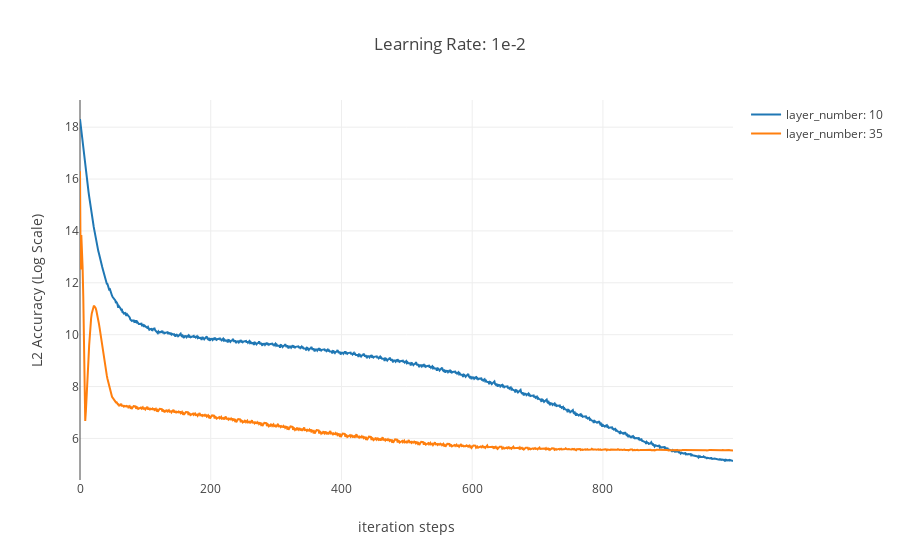

Notebook code cell kept with this figure:
### Markdown cell above
However, the pathes of convergence are different if the number of layers is an option. For example, we compare the convergence when the numbers of layers are 10 and 35. It shows the orange line approaches to asymptotic result faster but it tends to obtain the larger loss. Otherwise, the blue line convergents monotonically, and approaches to the less loss. It show it is necessary to search the various parameters when trying to optmize the loss for the different depth of networks.

### Code cell
data = [go.Scatter(x=np.arange(1000),
                   y=np.log(np.array(classifier[0].loss)),
                   mode="lines",
                   name="layer_number: 10"),
        go.Scatter(x=np.arange(1000),
                   y=np.log(np.array(classifier[1].loss)),
                   mode="lines",
                   name="layer_number: 35"),]
layout = go.Layout(
    title='Learning Rate: 1e-2',
    xaxis=dict(
        title='iteration steps',
    ),
    yaxis=dict(
        title='L2 Accuracy (Log Scale)'
    )
)
fig = go.Figure(data=data, layout=layout)
iplot(fig)

### Figure 1 — Plotly figure (JSON) as saved in the notebook; plotly's stock layout.template omitted (floating-point values rounded to 4 significant figures; data arrays with more than 128 entries replaced by an {"elided": "..."} marker saying what was removed)
{"data": [{"mode": "lines", "name": "layer_number: 10", "type": "scatter", "x": {"elided": "1000 int values"}, "y": {"elided": "10000 float values"}}, {"mode": "lines", "name": "layer_number: 35", "type": "scatter", "x": {"elided": "1000 int values"}, "y": {"elided": "10000 float values"}}], "layout": {"title": "Learning Rate: 1e-2", "xaxis": {"title": "iteration steps"}, "yaxis": {"title": "L2 Accuracy (Log Scale)"}}}
